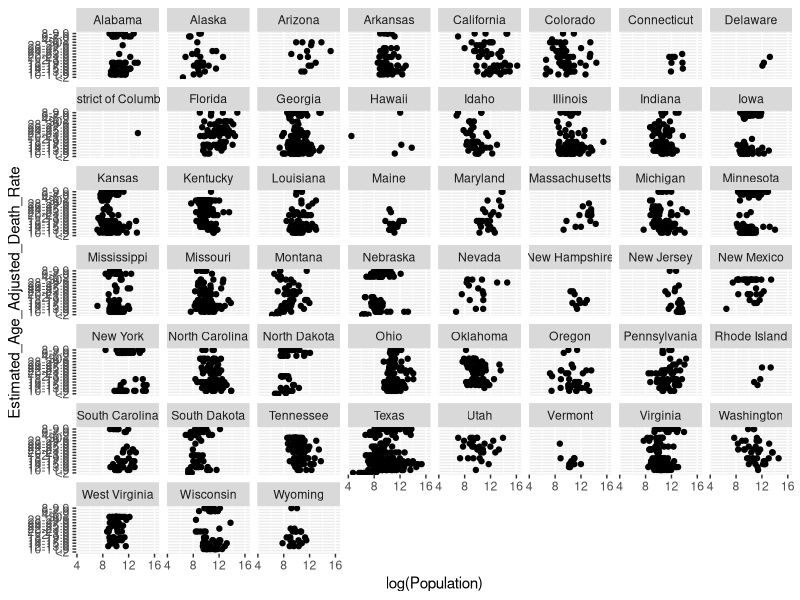

Reproduce this figure in R. (Note: this script raises an error after producing the figure.)
## ---- chunk 1
knitr::opts_chunk$set(echo = TRUE)
library(tidyverse)
## ---- chunk 2

state_data <- read_csv("NCHS_-_Drug_Poisoning_Mortality_by_State__United_States.csv")

state_data
## ---- chunk 3
county_data <- read_csv("NCHS_-_Drug_Poisoning_Mortality_by_County__United_States.csv")

country_data <- county_data %>% 
    mutate(
    # Turn death rate into an ordered factor
    Estimated_Age_Adjusted_Death_Rate = factor(Estimated_Age_Adjusted_Death_Rate, 
                                                     levels = c("<2", "2-3.9", "4-5.9",
                                           "6-7.9", "8-9.9", "10-11.9",
                                           "12-13.9", "14-15.9", "16-17.9",
                                           "18-19.9", "20-21.9", "22-23.9",
                                           "24-25.9", "26-27.9", "28-29.9",
                                           "30+")))
country_data
## ---- chunk 4
# this graph is too busy but facters are good
county_data %>% 
  filter(Year == 2016) %>% 

ggplot(aes(log(Population), Estimated_Age_Adjusted_Death_Rate, facet = State)) +
  geom_point() +
  facet_wrap(~State)
## ---- chunk 5
# this graph is too busy but facters are good
state_data %>% 
  filter(Year == 2016) %>% 

ggplot(aes(log(Population), Estimated_Age_Adjusted_Death_Rate, facet = State)) +
  geom_point() +
  facet_wrap(~State)
## ---- chunk 6
#put graph of swing states, color by year

swing_states <- county_data %>% 
  filter(State == "Nevada" | State == "Florida" | State == "Colorado" | State ==
         "Ohio" | State == "New Hampshire") %>% 
  filter(Year == 2016)

swing_states
## ---- chunk 7
ggplot(swing_states, aes(log(Population), Estimated_Age_Adjusted_Death_Rate, facet = State )) +
  geom_point()+
  facet_wrap(~State)

